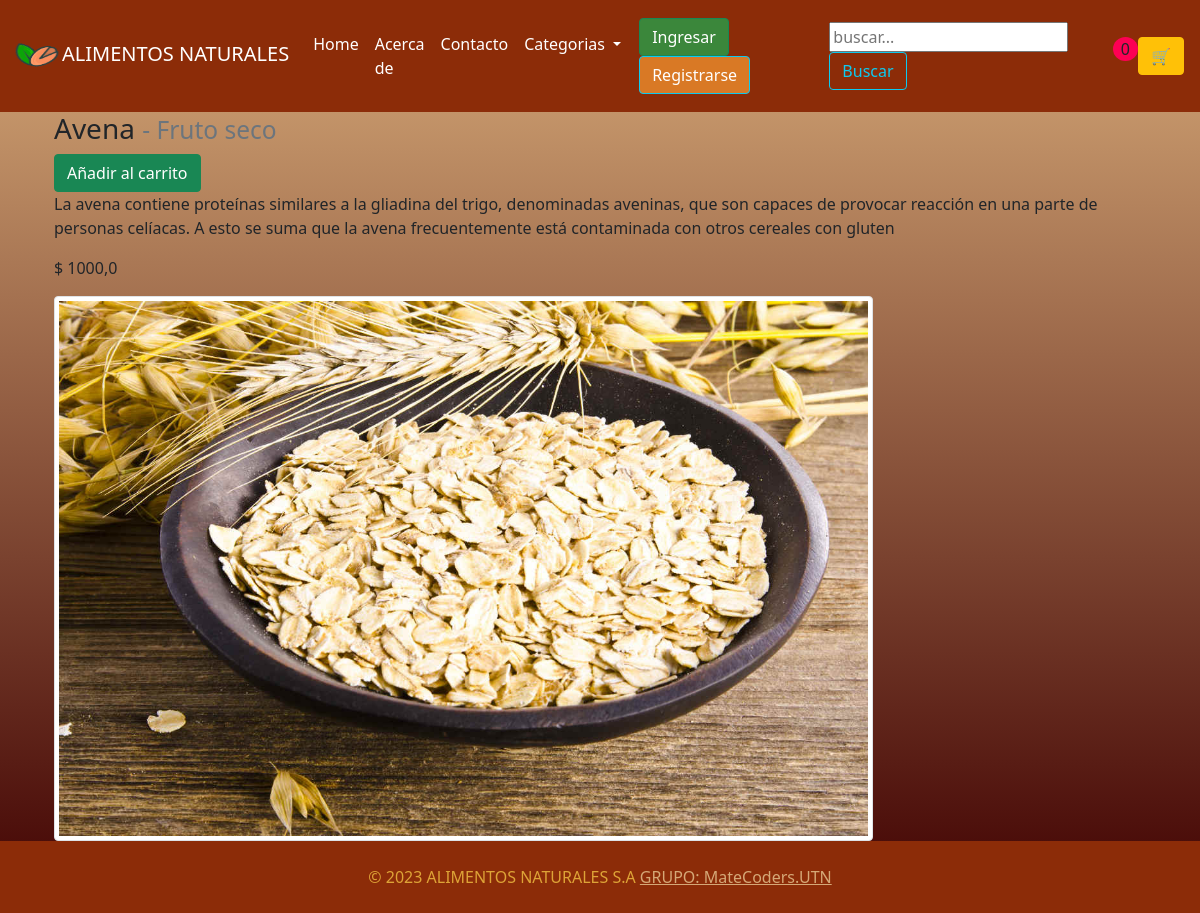
The app's page /producto/3 with its own data.
### TIENDA/models.py (models this page shows, shortened)
class Producto(models.Model):
    titulo = models.CharField(max_length=100)
    imagen = models.FileField(upload_to= "imagenes", null = True )
    descripcion = models.TextField(max_length=1000)
    precio = models.FloatField()
    categoria = models.ForeignKey(Categoria,on_delete=models.CASCADE, related_name='categoria_producto')
    fecha = models.DateTimeField(auto_now_add=True)

class Categoria(models.Model):
    titulo = models.CharField(max_length= 100, null=False)
    descripcion = models.TextField(max_length=1000)
    def __str__(self) -> str:
        return f'{self.titulo}'

### TIENDA/views.py (the view)
# urls.py: path('producto/<int:id_producto>', views.producto, name = 'producto'),
def producto(request, id_producto):
    return render(request, 'tienda/producto.html', {
        'ctx': get_object_or_404(Producto, id=id_producto),
    })

### TIENDA/context_processor.py (called while the page is built)
def extras(request):
    if "carrito" not in request.session:
        request.session["carrito"] = []
    cantidad_productos = len(request.session['carrito'])
    return({'categoria': Categoria.objects.all(),
            'cantidad_productos': cantidad_productos,
            })

### TIENDA/templates/tienda/producto.html (shortened to what this page needs)
{% extends 'tienda/layout.html' %}
{% block content %}
<div class="container">
    <h3>
        {{ ctx.titulo }}
        <small class="text-muted"> - {{ ctx.categoria }}</small>
    </h3>
        <a href="{% url 'tienda:carrito' ctx.id %}" class=" btn btn-success" style="color: white;">Añadir al carrito</a>
    <p>
        {{ ctx.descripcion }}
    </p>
    <p>
       $ {{ ctx.precio }}
    </p>
    <img src="{{ media_url  }} {{ ctx.imagen.url }} " alt=""  class="img-fluid img-thumbnail " style="max-width: 75%;"   >
    <br>
</div>
{% endblock content %}

### static/css/styles.css (style rules this page uses)
body { background: linear-gradient(to bottom, #D5A877, #400101); background-repeat: no-repeat; background-size: cover; }

### TIENDA/templates/tienda/layout.html (style rules this page uses)
body { background: linear-gradient(to bottom, #D5A877, #400101); }

### records on screen
Producto: titulo "Avena", categoria "Fruto seco", descripcion "La avena contiene proteínas similares a la gliadina del trigo, denominadas aveninas, que son capaces de provocar reacción en una parte de personas celíacas. A esto se suma que la avena frecuentemente está contaminada con otros cereales con gluten", precio "1000,0", imagen (picture)

### other values on screen
{{ cantidad_productos }} "0"
